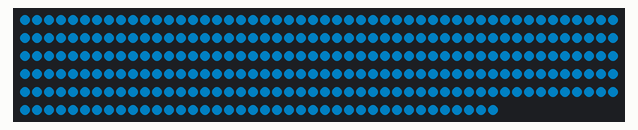
A sketch run on a simulated Arduino Uno, built with avr-gcc and run on an emulated ATmega328P. Shown: 290 RGB LEDs in strip order, left to right, continuing on the next row. Dim RGB values are drawn brighter than linear.

Above: at 0.1 s.
At 38.5 s:
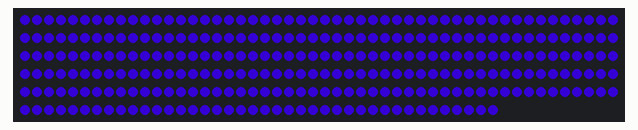

The sketch:

lighthouse-evening.ino
```cpp
/*
               .
             \ _ /     .-='-. _db_      .--==-,
           -= (_) =-  (_  (  _IIII_   _(    )  `.
             /   \      (    |" " |-.(  ` ,_  `  )
               '         '-._HHHHHH  `)---' `'--'    =.=
                             |.   |--`                    =.=
                             |    |      =.=
                   _H___,=====;___|           =.=
                n_/____/____/``\__\
               /__|:: :|. .|:::|::|                  =.=
            _%&|__&%_"_|_"_|_ H|__|__
           jgs`";;;;`";;;;'";;'"';;;;``;;-.
           .  ' `";;'  `;;;  `;'   `;  .`' `\
           . '  .  `' .  `';.    '   .   .  |^-`^~_^^~``-^^_~^^-`^~

 * "The lighthouse" - Evening LED Patch
 * 24/03/18 @ Nida, Lithuania
 *
 */

#include <FastLED.h>

#define NUM_LEDS 290
#define DATA_PIN 6

#define CYCLE_DURATION 1000

#define COLOR_START 140
#define COLOR_END 210

#define BRIGHTNESS_MIN 180
#define BRIGHTNESS_MAX 210

CRGBArray<NUM_LEDS> leds;

int currentCycle;
int currentDirection;
int currentColor;

void setup() {
  FastLED.addLeds<WS2812B, DATA_PIN, GRB>(leds, NUM_LEDS);

  // Set initial values
  currentDirection = 0;
  currentCycle = 0;
  currentColor = COLOR_START;

  // Reset
  fill_solid(leds, NUM_LEDS, CRGB::Black);
  FastLED.show();
}

void loop() {
  // Adjust direction and color
  if (currentDirection == 0) {
    currentColor += 1;

    if (currentColor >= COLOR_END) {
      currentDirection = 1;
    }
  } else {
    currentColor -= 1;

    if (currentColor <= COLOR_START) {
       currentDirection = 0;
    }
  }

  // Change color slightly
  fill_solid(
    leds,
    NUM_LEDS,
    CHSV(
      currentColor,
      255,
      BRIGHTNESS_MIN + scale8(
        sin8(currentCycle % 255),
        (BRIGHTNESS_MAX - BRIGHTNESS_MIN)
      )
    )
  );

  currentCycle += 1;

  // Update
  FastLED.delay(CYCLE_DURATION);
  FastLED.show();
}
```
